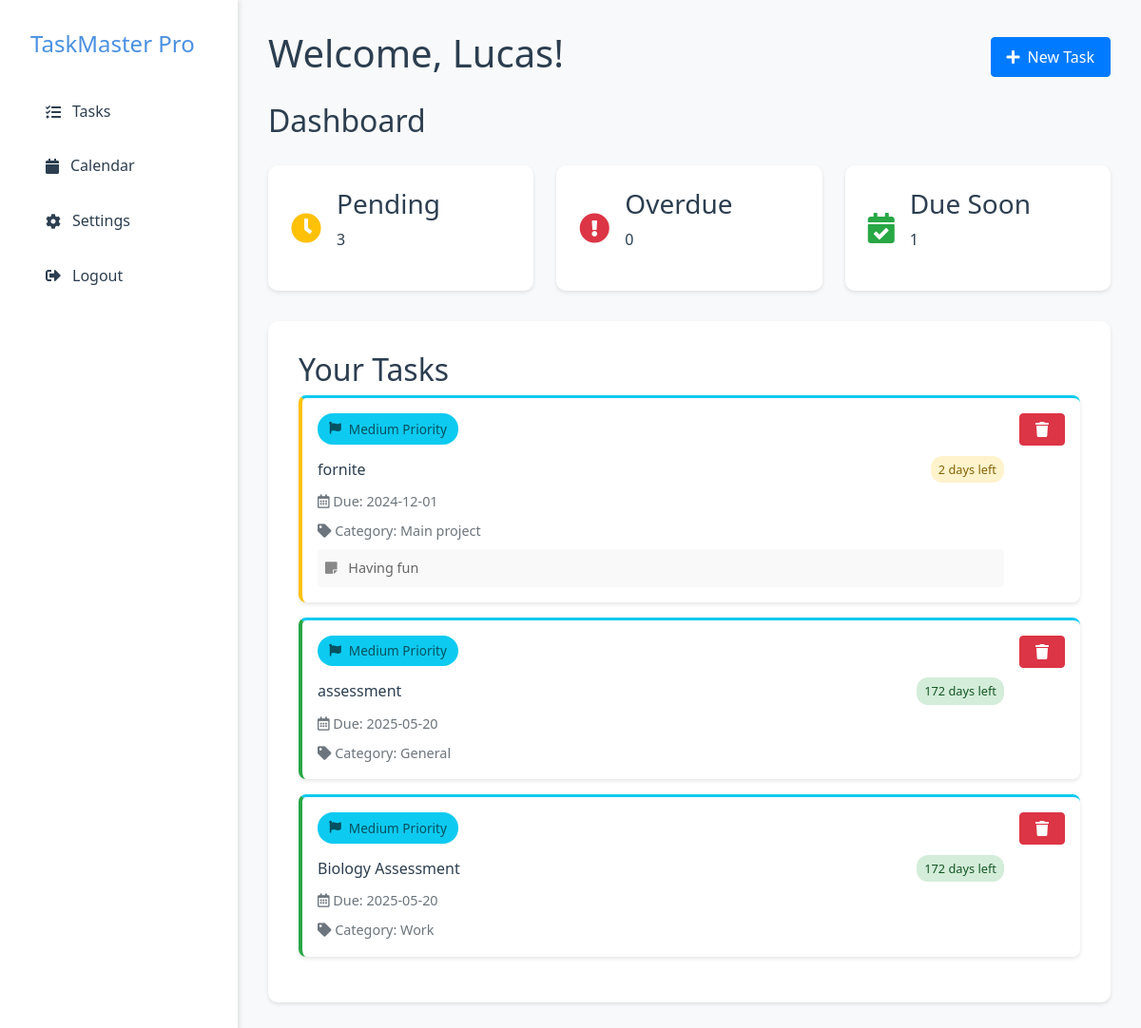
/dashboard (signed in), run on an earlier commit of the app's database.
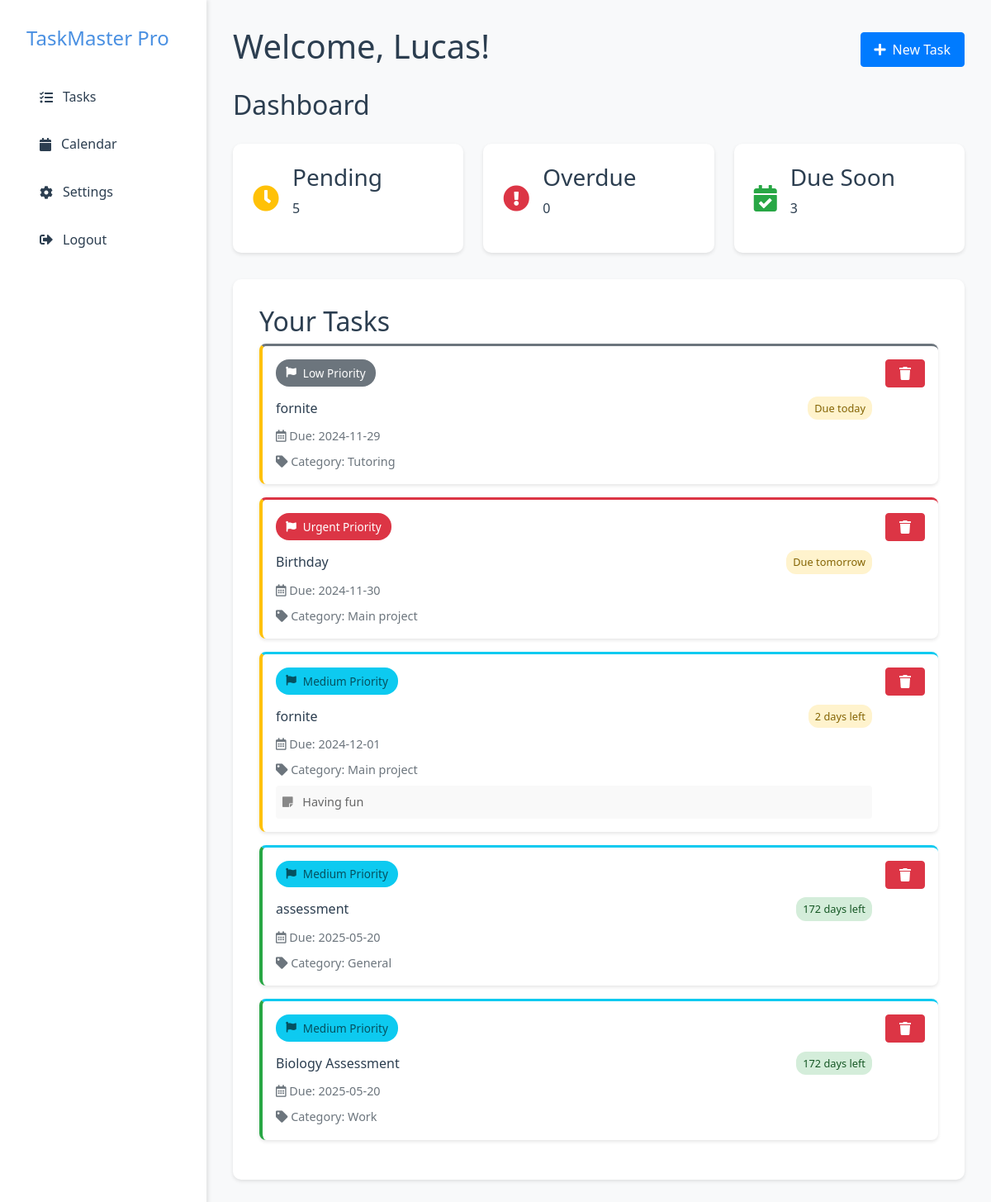
And on a later commit of the database.
### tables this page shows
CREATE TABLE todos (
                id INTEGER PRIMARY KEY AUTOINCREMENT,
                user_id INTEGER NOT NULL,
                task TEXT NOT NULL,
                due_date TEXT NOT NULL,
                done BOOLEAN NOT NULL DEFAULT 0, category_id INTEGER 
            REFERENCES categories(id), category TEXT DEFAULT 'General', notes TEXT DEFAULT '', custom_color TEXT DEFAULT NULL, importance TEXT DEFAULT 'medium',
                FOREIGN KEY (user_id) REFERENCES users (id)
            );

### app.py (the view, shortened to what this page needs)
@app.route("/dashboard", methods=["GET", "POST"])
def dashboard():
    if 'user_id' not in session:
        flash("Please login first!", "error")
        return redirect(url_for("login"))
    conn = sqlite3.connect(DB_PATH)
    cursor = conn.cursor()
    cursor.execute("""
        SELECT id, task, due_date, category, notes, importance
        FROM todos
        WHERE user_id = ?
        ORDER BY date(due_date) ASC
    """, (session['user_id'],))
    todos = cursor.fetchall()
    conn.close()
    todo_list = []
    for todo in todos:
        due_date = datetime.fromisoformat(todo[2])
        time_left = due_date.date() - date.today()
        days_left = time_left.days
        color = colour(days_left)
        if days_left < 0:
            due_text = f"{abs(days_left)} days overdue"
        elif days_left == 0:
            due_text = "Due today"
        elif days_left == 1:
            due_text = "Due tomorrow"
        else:
            due_text = f"{days_left} days left"
        todo_list.append({
            "id": todo[0],
            "task": todo[1],
            "due_date": due_date.strftime("%Y-%m-%d"),
            "category": todo[3],
            "notes": todo[4],
            "importance": todo[5],
            "color": color,
            "due_text": due_text
        })
    return render_template("dashboard.html", todo_list=todo_list)

### app.py (called while the page is built)
def colour(days_left):
    if days_left < 0:
        return "red"  # Overdue
    elif days_left == 0:
        return "yellow"  # Due today
    elif days_left == 1:
        return "yellow"  # Due tomorrow
    elif days_left <= 7:
        return "yellow"  # Due soon
    else:
        return "on-time"  # On time

### templates/dashboard.html (shortened to what this page needs)
<!DOCTYPE html>
<html lang="en">
<head>
    <link rel="stylesheet" href="{{ url_for('static', filename='css/style.css') }}">
    <link rel="stylesheet" href="https://cdnjs.cloudflare.com/ajax/libs/font-awesome/5.15.4/css/all.min.css">
</head>
<body class="dashboard-body">
    <div class="dashboard-container">
        <aside class="sidebar">
            <div class="sidebar-header">
                <h2 class="logo">TaskMaster Pro</h2>
            </div>
            <nav class="sidebar-nav">
                <a href="{{ url_for('dashboard') }}" class="nav-item {% if active_page == 'tasks' %}active{% endif %}">
                    <i class="fas fa-tasks"></i> Tasks
                </a>
                <a href="{{ url_for('calendar_view') }}" class="nav-item {% if active_page == 'calendar' %}active{% endif %}">
                    <i class="fas fa-calendar"></i> Calendar
                </a>
                <a href="{{ url_for('settings') }}" class="nav-item {% if active_page == 'settings' %}active{% endif %}">
                    <i class="fas fa-cog"></i> Settings
                </a>
                <a href="{{ url_for('logout') }}" class="nav-item">
                    <i class="fas fa-sign-out-alt"></i> Logout
                </a>
            </nav>
        </aside>
        <main class="main-content">
            <header class="dashboard-header">
                <h1>Welcome, {{ session['username'] }}!</h1>
                <div class="header-actions">
                    <button class="btn btn-primary" onclick="document.getElementById('addTaskModal').style.display='block'">
                        <i class="fas fa-plus"></i> New Task
                    </button>
                </div>
            </header>
            <div class="dashboard-header">
                <h2>Dashboard</h2>
            </div>
            <div class="task-summary">
                <div class="summary-card">
                    <i class="fas fa-clock text-warning"></i>
                    <div class="summary-info">
                        <h3>Pending</h3>
                        <p>{{ todo_list|length }}</p>
                    </div>
                </div>
                <div class="summary-card">
                    <i class="fas fa-exclamation-circle text-danger"></i>
                    <div class="summary-info">
                        <h3>Overdue</h3>
                        <p>{{ todo_list|selectattr('color', 'equalto', 'red')|list|length }}</p>
                    </div>
                </div>
                <div class="summary-card">
                    <i class="fas fa-calendar-check text-success"></i>
                    <div class="summary-info">
                        <h3>Due Soon</h3>
                        <p>{{ todo_list|selectattr('color', 'equalto', 'yellow')|list|length }}</p>
                    </div>
                </div>
            </div>
            <div class="task-list">
                <h2>Your Tasks</h2>
                {% if todo_list %}
                    {% for todo in todo_list %}
                    <div class="task-card status-{{ todo.color }}">
                        <div class="task-content">
                            <div class="task-priority">
                                <span class="importance-badge {{ todo.importance }}">
                                    <i class="fas fa-flag"></i> {{ todo.importance|title }} Priority
                                </span>
                            </div>
                            <div class="task-header">
                                <h3>{{ todo.task }}</h3>
                                <span class="due-badge {{ todo.color }}">{{ todo.due_text }}</span>
                            </div>
                            <p><i class="far fa-calendar-alt"></i> Due: {{ todo.due_date }}</p>
                            <p><i class="fas fa-tag"></i> Category: {{ todo.category }}</p>
                            {% if todo.notes %}
                            <div class="task-notes">
                                <i class="fas fa-sticky-note"></i>
                                <span>{{ todo.notes }}</span>
                            </div>
                            {% endif %}
                        </div>
                        <div class="task-actions">
                            <a href="{{ url_for('delete_task', task_id=todo.id) }}" class="btn btn-danger btn-sm">
                                <i class="fas fa-trash"></i>
                            </a>
                        </div>
                    </div>
                    {% endfor %}
                {% else %}
                    <div class="empty-state">
                        <i class="fas fa-clipboard-list"></i>
                        <p>No tasks yet. Add your first task to get started!</p>
                    </div>
                {% endif %}
            </div>
        </main>
    </div>
</body>
</html>

### static/css/style.css (style rules this page uses)
:root { --primary-color: #4a90e2; --secondary-color: #2c3e50; --background-color: #f5f6fa; --text-color: #2c3e50; --spacing: 2rem; }
* { margin: 0; padding: 0; box-sizing: border-box; }
body { font-family: 'Segoe UI', system-ui, sans-serif; line-height: 1.6; color: var(--text-color); background-color: var(--background-color); }
.logo { font-size: 1.5rem; color: var(--primary-color); }
.btn { padding: 0.5rem 1.5rem; border-radius: 5px; text-decoration: none; font-weight: 500; transition: all 0.3s ease; }
.btn-primary { background: var(--primary-color); color: white; }
.dashboard-body { background-color: #f8f9fa; height: 100vh; overflow: hidden; }
.dashboard-container { display: flex; height: 100vh; }
.sidebar { width: 250px; background: white; box-shadow: 2px 0 5px rgba(0,0,0,0.1); padding: 2rem; }
.sidebar-header { margin-bottom: 2rem; }
.nav-item { display: flex; align-items: center; padding: 0.75rem 1rem; color: var(--secondary-color); text-decoration: none; border-radius: 5px; margin-bottom: 0.5rem; }
.nav-item i { margin-right: 0.75rem; }
.main-content { flex: 1; padding: 2rem; overflow-y: auto; }
.dashboard-header { display: flex; justify-content: space-between; align-items: center; margin-bottom: 2rem; }
.task-summary { display: grid; grid-template-columns: repeat(auto-fit, minmax(200px, 1fr)); gap: 1.5rem; margin-bottom: 2rem; }
.summary-card { background: white; padding: 1.5rem; border-radius: 10px; display: flex; align-items: center; box-shadow: 0 2px 4px rgba(0,0,0,0.1); }
.summary-card i { font-size: 2rem; margin-right: 1rem; }
.text-warning { color: #ffc107; }
.text-danger { color: #dc3545; }
.text-success { color: #28a745; }
.task-list { background: white; padding: 2rem; border-radius: 10px; box-shadow: 0 2px 4px rgba(0,0,0,0.1); }
.task-card { display: flex; justify-content: space-between; align-items: center; padding: 1rem; border-radius: 5px; margin-bottom: 1rem; background: #f8f9fa; border-left: 4px solid #ddd; }
.status-yellow { border-left-color: #ffc107; }
.status-on-time { border-left-color: #28a745; }
.task-content h3 { margin: 0; font-size: 1rem; }
.task-content p { margin: 0.5rem 0 0; color: #6c757d; font-size: 0.9rem; }
.btn-sm { padding: 0.25rem 0.5rem; font-size: 0.875rem; }
.btn-danger { background: #dc3545; color: white; }
.due-badge { font-size: 0.8rem; padding: 0.25rem 0.5rem; border-radius: 12px; font-weight: 500; }
.due-badge.yellow { background-color: #fff3cd; color: #856404; }
.due-badge.on-time { background-color: #d4edda; color: #155724; }

What changed in the data, as far as the page shows it:
added todos: importance "Low", task "fornite", due_text "Due today", due_date "2024-11-29", category "Tutoring"
added todos: importance "Urgent", task "Birthday", due_text "Due tomorrow", due_date "2024-11-30", category "Main project"
Also different on the page:
{{ todo_list|length }}: "3" → "5"
{{ todo_list|selectattr('color', 'equalto', 'yellow')|list|length }}: "1" → "3"
